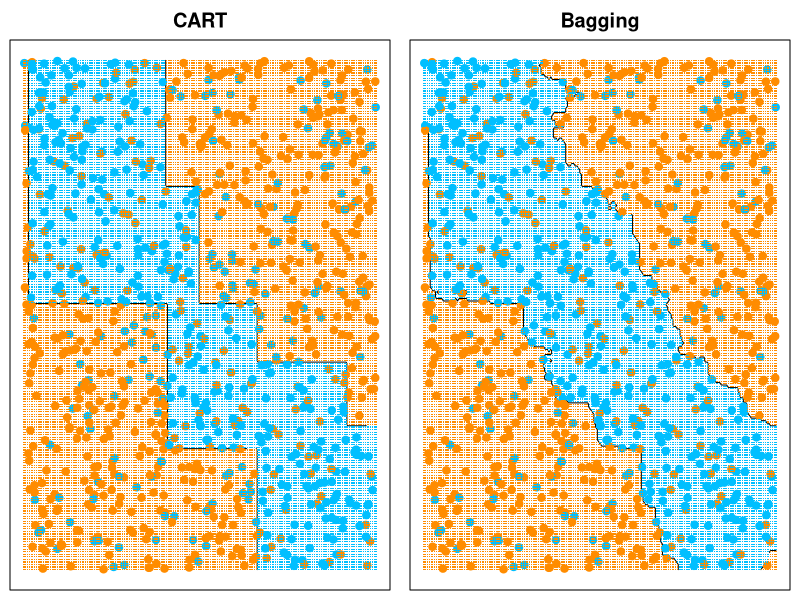
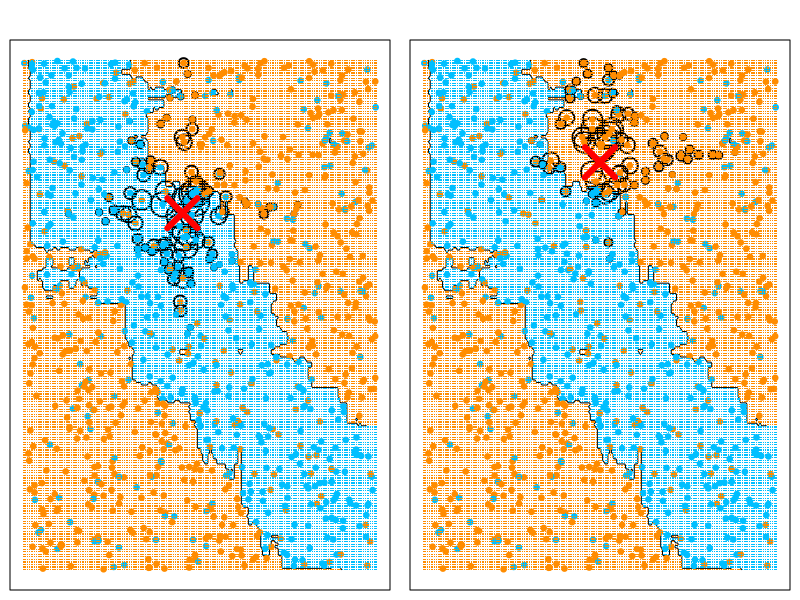
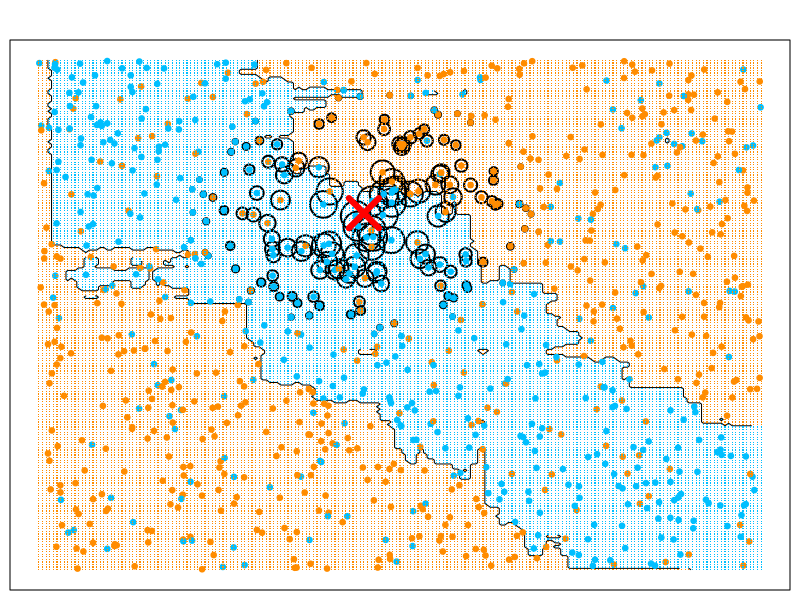

Write R code to recreate these figures, in order.
## ---- chunk 1
  options(width = 100)
  knitr::opts_knit$set(global.par = TRUE)
  knitr::opts_chunk$set(collapse = TRUE, fig.dim = c(6, 6),
                        out.width = "45%", fig.align = 'center')
## ---- chunk 2
  par(bg="transparent")
  par(mar=c(2,2,2,2))
  par(mfrow=c(1,1))
## ---- chunk 3
  # generate some data 
  set.seed(2)
  n = 1000
  x1 = runif(n, -1, 1)
  x2 = runif(n, -1, 1)
  y = rbinom(n, size = 1, prob = ifelse((x1 + x2 > -0.5) & (x1 + x2 < 0.5) , 0.8, 0.2))
  xgrid = expand.grid(x1 = seq(-1, 1, 0.01), x2 = seq(-1, 1, 0.01))
## ---- chunk 4
  par(mfrow=c(1, 2), mar=c(0.5, 0.5, 2, 0.5))
## ---- chunk 5
  # fit CART
  library(rpart)
  rpart.fit = rpart(as.factor(y)~x1+x2, data = data.frame(x1, x2, y))

  # we could fit a different tree using a bootstrap sample
  # rpart.fit = rpart(as.factor(y)~x1+x2, data = data.frame(x1, x2, y)[sample(1:n, n, replace = TRUE), ])

  pred = matrix(predict(rpart.fit, xgrid, type = "class") == 1, 201, 201)
  contour(seq(-1, 1, 0.01), seq(-1, 1, 0.01), pred, levels=0.5, labels="",axes=FALSE)
  points(x1, x2, col = ifelse(y == 1, "deepskyblue", "darkorange"), pch = 19, yaxt="n", xaxt = "n")
  points(xgrid, pch=".", cex=1.2, col=ifelse(pred, "deepskyblue", "darkorange"))
  box()    
  title("CART")
 
  # fit Bagging
  library(ipred)
  bag.fit = bagging(as.factor(y)~x1+x2, data = data.frame(x1, x2, y), nbagg = 200, ns = 400)
  pred = matrix(predict(prune(bag.fit), xgrid) == 1, 201, 201)
  contour(seq(-1, 1, 0.01), seq(-1, 1, 0.01), pred, levels=0.5, labels="",axes=FALSE)
  points(x1, x2, col = ifelse(y == 1, "deepskyblue", "darkorange"), pch = 19, yaxt="n", xaxt = "n")
  points(xgrid, pch=".", cex=1.2, col=ifelse(pred, "deepskyblue", "darkorange"))
  box()
  title("Bagging")
## ---- chunk 6
    par(mfrow=c(1, 1), mar=c(0.5, 0.5, 2, 0.5))
## ---- chunk 7
  # generate some data with larger p
  set.seed(2)
  n = 1000
  p = 10
  X = matrix(runif(n*p, -1, 1), n, p)
  x1 = X[, 1]
  x2 = X[, 2]
  y = rbinom(n, size = 1, prob = ifelse((x1 + x2 > -0.5) & (x1 + x2 < 0.5), 0.8, 0.2))
  xgrid = expand.grid(x1 = seq(-1, 1, 0.01), x2 = seq(-1, 1, 0.01))

  # fit random forests with a selected tuning
  library(randomForest)
  rf.fit = randomForest(X, as.factor(y), ntree = 1000, 
                        mtry = 7, nodesize = 10, sampsize = 800)
## ---- chunk 8
  # the testing data 
  Xtest = matrix(runif(n*p, -1, 1), n, p)
  
  # the Bayes rule
  BayesRule = ifelse((Xtest[, 1] + Xtest[, 2] > -0.5) & 
                     (Xtest[, 1] + Xtest[, 2] < 0.5), 1, 0)
  
  mean( (predict(rf.fit, Xtest) == "1") == BayesRule )
## ---- chunk 9
  rf.fit = randomForest(X, as.factor(y), ntree = 1000, 
                        mtry = 1, nodesize = 10, sampsize = 800)

  mean( (predict(rf.fit, Xtest) == "1") == BayesRule )
## ---- chunk 10
  rf.fit = randomForest(X, as.factor(y), ntree = 1000, 
                        mtry = 7, nodesize = 10, sampsize = 800,
                        importance=TRUE)

  importance(rf.fit)
## ---- chunk 11
  # define a function to extract kernel
  rf.kernel.weights <- function(rffit, x, testx)
  {
      if (ncol(x) != length(testx))
          stop("dimention of x and test differ.")
      
      if (is.null(rffit$inbag))
          stop("the random forest fitting must contain inbag information")
      
      register = matrix(NA, nrow(x), rffit$ntree)
      
      for (i in 1:nrow(x))
          register[i, ] = attributes(predict(rffit, x[i,], node = TRUE))$nodes
      
      regi = attributes(predict(rffit, testx, node = TRUE))$nodes
      
      return(rowSums( sweep(register, 2, regi, FUN = "==")*rffit$inbag ))
  }

  plotRFKernel <- function(rffit, x, onex)
  {
      wt = rf.kernel.weights(rffit, x, onex)
      wt = wt/max(wt)
      
      contour(seq(-1, 1, 0.01), seq(-1, 1, 0.01), pred, levels=0.5, labels="",axes=FALSE)
      points(x1, x2, cex = 4*wt^(2/3), pch = 1, cex.axis=1.25, lwd = 2)
      points(x1, x2, col = ifelse(y == 1, "deepskyblue", "darkorange"), pch = 19, cex = 0.75, yaxt="n", xaxt = "n")
      points(xgrid, pch=".", cex=1.2, col=ifelse(pred, "deepskyblue", "darkorange"))
      points(onex[1], onex[2], pch = 4, col = "red", cex =4, lwd = 6)        
      box()
  }
## ---- chunk 12
  # generate the 2 dimensional case
  set.seed(2)
  n = 1000
  x1 = runif(n, -1, 1)
  x2 = runif(n, -1, 1)
  y = rbinom(n, size = 1, prob = ifelse((x1 + x2 > -0.5) & (x1 + x2 < 0.5) , 0.8, 0.2))
  xgrid = expand.grid(x1 = seq(-1, 1, 0.01), x2 = seq(-1, 1, 0.01))
  
  # fit a random forest model
  rf.fit = randomForest(cbind(x1, x2), as.factor(y), ntree = 300, 
                        mtry = 1, nodesize = 20, keep.inbag = TRUE)
  pred = matrix(predict(rf.fit, xgrid) == 1, 201, 201)
  
  par(mfrow=c(1,2), mar=c(0.5, 0.5, 2, 0.5))

  # check the kernel weight at different points
  plotRFKernel(rf.fit, data.frame(cbind(x1, x2)), c(-0.1, 0.4))
  plotRFKernel(rf.fit, data.frame(cbind(x1, x2)), c(0, 0.6))
## ---- chunk 13
  par(mfrow=c(1,1))
## ---- chunk 14
  # Gaussian kernel weights
  onex = c(-0.1, 0.4)
  h = 0.2
  wt = exp(-0.5*rowSums(sweep(cbind(x1, x2), 2, onex, FUN = "-")^2)/h^2)
  contour(seq(-1, 1, 0.01), seq(-1, 1, 0.01), pred, 
          levels=0.5, labels="",axes=FALSE)
  points(x1, x2, cex = 4*wt^(2/3), pch = 1, cex.axis=1.25, lwd = 2)
  points(x1, x2, col = ifelse(y == 1, "deepskyblue", "darkorange"), 
         pch = 19, cex = 0.75, yaxt="n", xaxt = "n")
  points(xgrid, pch=".", cex=1.2, 
         col=ifelse(pred, "deepskyblue", "darkorange"))
  points(onex[1], onex[2], pch = 4, col = "red", cex =4, lwd = 6)
  box()
